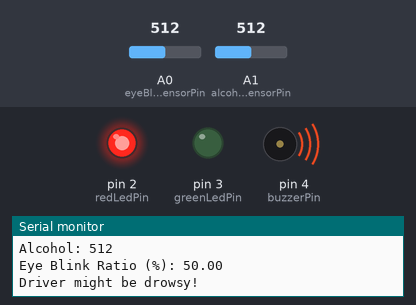
The sketch below on a simulated Arduino Uno, built with avr-gcc and run on an emulated ATmega328P. On the bench: output pins drawn as LEDs (lit = HIGH), buzzer (waves = sounding), the last lines printed to the serial monitor. Dashed ring = blinking. The test bench sets the inputs (shaded band); at power-on: A1 (alcoholSensorPin) = 512, A0 (eyeBlinkSensorPin) = 512. Pins used as bus, display or sensor lines are not drawn.

Above: at 2.8 s.
2.9 s: A1 (alcoholSensorPin) set to 487
At 6.6 s:
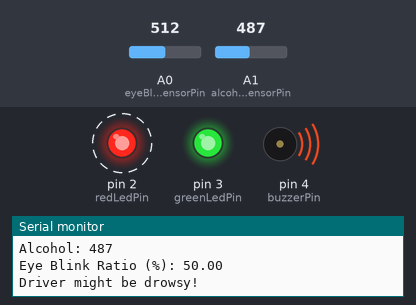
8.9 s: A0 (eyeBlinkSensorPin) set to 227
12.4 s: A0 (eyeBlinkSensorPin) set to 197
At 13.5 s:
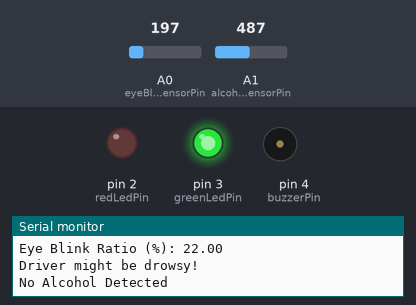
15.1 s: A0 (eyeBlinkSensorPin) set to 306
At 16.8 s:
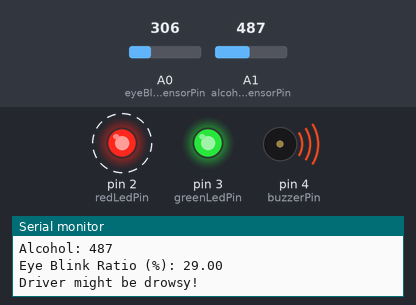
21.1 s: A0 (eyeBlinkSensorPin) set to 122
At 21.1 s:
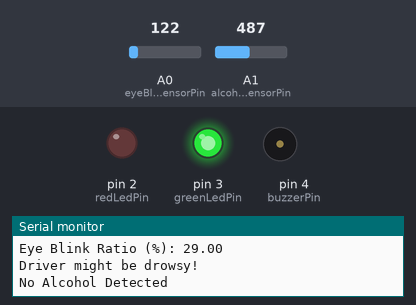
Timing chart, 0 to 24.1 s (numbered marks = the images above; inputs shaded):
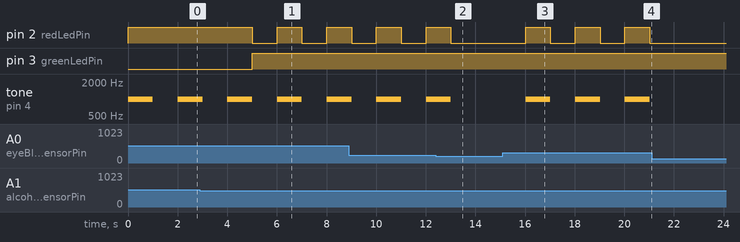

The sketch:

anti-sleep-alcohol-detection.ino
```cpp
const int alcoholSensorPin = A1;
const int eyeBlinkSensorPin = A0;
const int buzzerPin = 4;
const int redLedPin = 2;
const int greenLedPin = 3;

const int thresholdValue = 500;
const int eyeBlinkThreshold = 20;  // Adjust as needed

void setup() {
  Serial.begin(9600);
  pinMode(alcoholSensorPin, INPUT);
  pinMode(buzzerPin, OUTPUT);
  pinMode(redLedPin, OUTPUT);
  pinMode(greenLedPin, OUTPUT);
}

void loop() {
  // Alcohol sensor reading
  int alcoholValue = analogRead(alcoholSensorPin);
  Serial.print("Alcohol: ");
  Serial.println(alcoholValue);

  // Eye blink sensor reading
  int eyeBlinkSensorValue = analogRead(eyeBlinkSensorPin);
  float eyeBlinkRatio = map(eyeBlinkSensorValue, 0, 1023, 0, 100);
  Serial.print("Eye Blink Ratio (%): ");
  Serial.println(eyeBlinkRatio);

  // Check for drowsiness
  if (eyeBlinkRatio > eyeBlinkThreshold) {  // Adjusted threshold
    Serial.println("Driver might be drowsy!");
    digitalWrite(redLedPin, HIGH);
    tone(buzzerPin, 1000);
    delay(1000);
    digitalWrite(redLedPin, LOW);
    noTone(buzzerPin);
  }

  // Check for alcohol
  if (alcoholValue > thresholdValue) {
    Serial.println("Alcohol Detected");
    digitalWrite(buzzerPin, HIGH);
    digitalWrite(redLedPin, HIGH);
    digitalWrite(greenLedPin, LOW);
  } else {
    Serial.println("No Alcohol Detected");
    digitalWrite(buzzerPin, LOW);
    digitalWrite(redLedPin, LOW);
    digitalWrite(greenLedPin, HIGH);
  }

  delay(1000);
}
```

Measured:
- the behaviour switches between 501 and 500 on A1 (alcoholSensorPin) (found by bisection; images 0 and 1)
- the behaviour switches between 215 and 214 on A0 (eyeBlinkSensorPin) (found by bisection; images 1 and 2)
- after the input at 2.9 s, pin 2 (redLedPin): alternates HIGH for 1.0 s and LOW for 1.0 s, starting after 2.1 s; pin 3 (greenLedPin): LOW → HIGH after 2.1 s
- after the input at 12.4 s, pin 2 (redLedPin): goes on until 13.0 s, then stays LOW; tone on pin 4 (buzzerPin): goes on until 13.0 s, then stays silent
- after the input at 15.1 s, pin 2 (redLedPin): alternates HIGH for 1.0 s and LOW for 1.0 s, starting after 0.92 s; tone on pin 4 (buzzerPin): alternates 1000 Hz for 1.0 s and silent for 1.0 s, starting after 0.92 s
- after the input at 21.1 s, pin 2 (redLedPin): stays LOW (without the input it goes to HIGH after 0.93 s); tone on pin 4 (buzzerPin): stays silent (without the input it goes to 1000 Hz after 0.93 s)
- by itself, tone on pin 4 (buzzerPin): alternates 1000 Hz for 1.0 s and silent for 1.0 s
